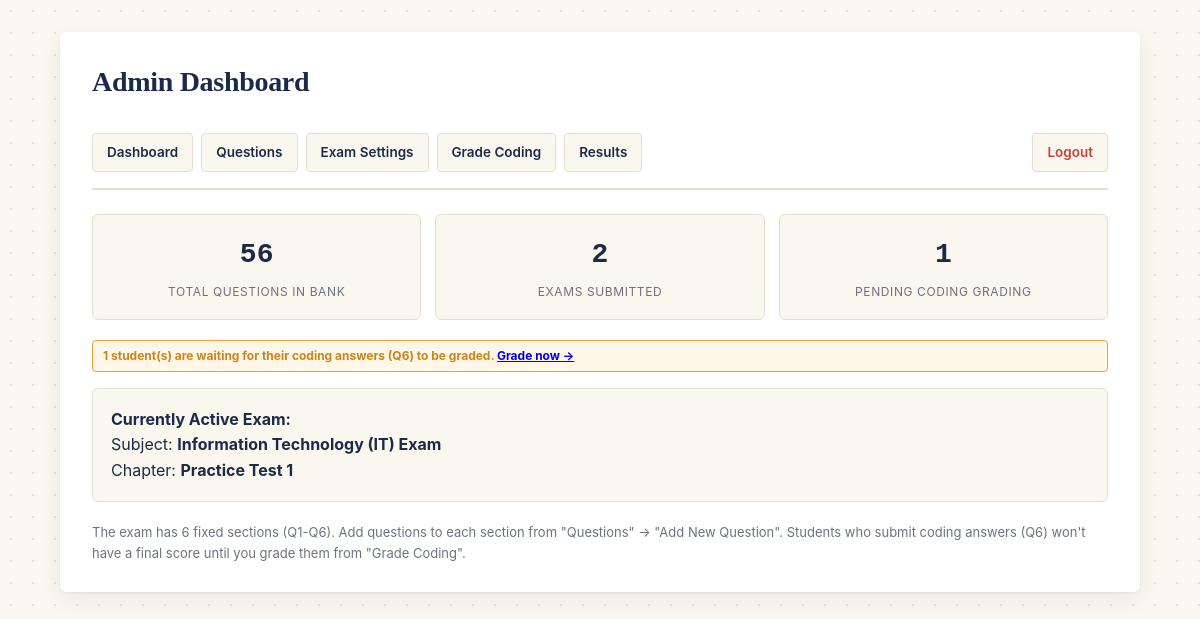
The app's page /admin/dashboard (signed in) with its own data.
### tables this page shows
CREATE TABLE exam_settings (
            id INTEGER PRIMARY KEY CHECK (id = 1),
            active_subject TEXT,
            active_chapter TEXT,
            duration_minutes INTEGER
        );

### app.py (the view)
@app.route("/admin/dashboard")
@login_required
def admin_dashboard():
    conn = get_db_connection()
    total_questions = conn.execute("SELECT COUNT(*) FROM questions").fetchone()[0]
    total_students = conn.execute("SELECT COUNT(*) FROM students WHERE submit_time IS NOT NULL").fetchone()[0]
    pending_grading = conn.execute("SELECT COUNT(*) FROM students WHERE submit_time IS NOT NULL AND coding_graded = 0").fetchone()[0]
    settings = get_active_exam_settings(conn)
    conn.close()
    return render_template(
        "admin_dashboard.html",
        total_questions=total_questions,
        total_students=total_students,
        pending_grading=pending_grading,
        active_subject=settings["active_subject"] if settings else None,
        active_chapter=settings["active_chapter"] if settings else None,
    )

### app.py (called while the page is built)
def get_active_exam_settings(conn):
    return conn.execute("SELECT * FROM exam_settings WHERE id = 1").fetchone()

def login_required(view_function):
    @wraps(view_function)
    def wrapper(*args, **kwargs):
        if not session.get("is_admin"):
            return redirect(url_for("admin_login"))
        return view_function(*args, **kwargs)
    return wrapper

### db.py (called while the page is built)
def get_db_connection():
    conn = sqlite3.connect(DB_FULL_PATH)
    conn.row_factory = sqlite3.Row   # column NAME se value nikal sakein
    conn.execute("PRAGMA foreign_keys = ON")
    return conn

### templates/admin_dashboard.html (shortened to what this page needs)
<!DOCTYPE html>
<html lang="en">
<head>
    <link rel="stylesheet" href="{{ url_for('static', filename='css/style.css') }}">
</head>
<body>
    <div class="admin-container">
        <div class="header"><h1>Admin Dashboard</h1></div>
        {% include "admin_nav.html" %}
        <div class="stat-cards">
            <div class="stat-card">
                <div class="stat-number">{{ total_questions }}</div>
                <div class="stat-label">Total Questions in Bank</div>
            </div>
            <div class="stat-card">
                <div class="stat-number">{{ total_students }}</div>
                <div class="stat-label">Exams Submitted</div>
            </div>
            <div class="stat-card">
                <div class="stat-number">{{ pending_grading }}</div>
                <div class="stat-label">Pending Coding Grading</div>
            </div>
        </div>
        {% if pending_grading > 0 %}
        <div class="pending-msg" style="display:block; margin-bottom:16px;">
            {{ pending_grading }} student(s) are waiting for their coding answers (Q6) to be graded.
            <a href="{{ url_for('admin_grade_coding_list') }}">Grade now →</a>
        </div>
        {% endif %}
        <div class="stat-card" style="text-align: left;">
            <strong>Currently Active Exam:</strong><br>
            {% if active_subject %}
                Subject: <strong>{{ active_subject }}</strong><br>
                Chapter: <strong>{{ active_chapter }}</strong>
            {% else %}
                <span style="color: var(--rule-red);">No exam is active. Go to "Exam Settings" to set one.</span>
            {% endif %}
        </div>
        <p style="margin-top: 20px; color: var(--slate); font-size: 13px;">
            The exam has 6 fixed sections (Q1-Q6). Add questions to each section from "Questions" →
            "Add New Question". Students who submit coding answers (Q6) won't have a final score
            until you grade them from "Grade Coding".
        </p>
    </div>
</body>
</html>

### static/css/style.css (style rules this page uses)
:root { --ink: #1B2A4A; --paper: #FAF7EF; --paper-card: #FFFFFF; --gold: #E8A33D; --gold-dark: #C9861F; --rule-red: #C1443C; --sage: #4F7942; --slate: #6B7280; --line: #E4DFD3; --font-display: Georgia, 'Times New Roman', 'Noto Serif', serif; --font-body: -apple-system, 'Segoe UI', Roboto, Helvetica, Arial, sans-serif; --font-mono: 'Courier New', Courier, monospace; }
* { margin: 0; padding: 0; box-sizing: border-box; }
body { background-color: var(--paper); background-image: radial-gradient(var(--line) 1px, transparent 1px); background-size: 22px 22px; color: var(--ink); font-family: var(--font-body); line-height: 1.6; -webkit-font-smoothing: antialiased; }
.header { margin-bottom: 28px; }
.header h1 { font-family: var(--font-display); color: var(--ink); font-size: 28px; font-weight: 700; letter-spacing: -0.3px; margin-bottom: 4px; }
.pending-msg { background-color: #FFF6E8; color: var(--gold-dark); border: 1px solid var(--gold); padding: 5px 10px; border-radius: 4px; font-size: 12px; font-weight: 700; display: inline-block; }
.admin-container { max-width: 1080px; margin: 32px auto; background: var(--paper-card); padding: 28px 32px; border-radius: 6px; box-shadow: 0 1px 3px rgba(27,42,74,0.08), 0 8px 24px rgba(27,42,74,0.06); }
.stat-cards { display: flex; gap: 14px; margin-bottom: 20px; flex-wrap: wrap; }
.stat-card { flex: 1; min-width: 180px; background-color: var(--paper); border: 1px solid var(--line); border-radius: 6px; padding: 18px; text-align: center; }
.stat-card .stat-number { font-family: var(--font-mono); font-size: 28px; font-weight: 700; color: var(--ink); }
.stat-card .stat-label { font-size: 12px; color: var(--slate); margin-top: 4px; text-transform: uppercase; letter-spacing: 0.6px; }

### records on screen
exam_settings: active_subject "Information Technology (IT) Exam", active_chapter "Practice Test 1"

### other values on screen
{{ total_questions }} "56"
{{ total_students }} "2"
{{ pending_grading }} "1"
